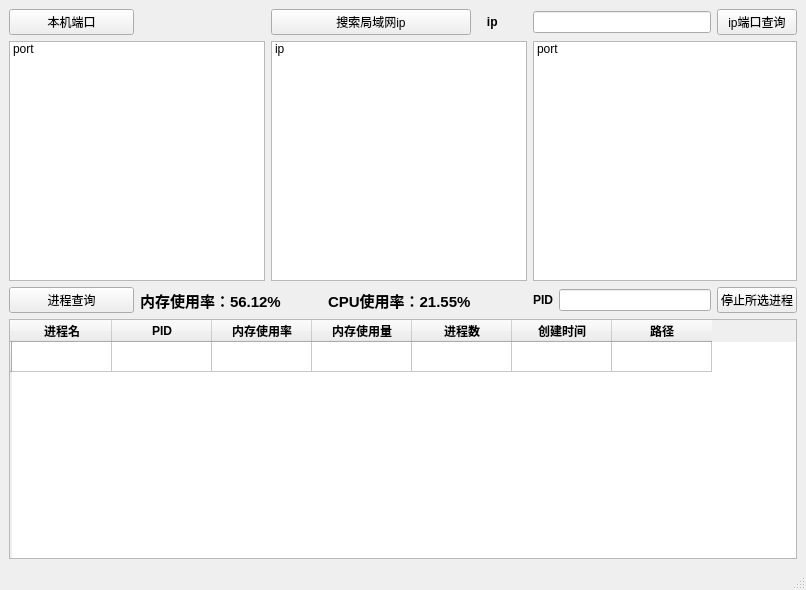
<?xml version="1.0" encoding="UTF-8"?>
<ui version="4.0">
 <class>MainWindow</class>
 <widget class="QMainWindow" name="MainWindow">
  <property name="geometry">
   <rect>
    <x>0</x>
    <y>0</y>
    <width>806</width>
    <height>590</height>
   </rect>
  </property>
  <property name="windowTitle">
   <string>MainWindow</string>
  </property>
  <widget class="QWidget" name="centralwidget">
   <layout class="QGridLayout" name="gridLayout">
    <item row="0" column="0">
     <widget class="QPushButton" name="pushButton">
      <property name="text">
       <string>本机端口</string>
      </property>
     </widget>
    </item>
    <item row="0" column="2" colspan="2">
     <widget class="QPushButton" name="pushButton_2">
      <property name="text">
       <string>搜索局域网ip</string>
      </property>
     </widget>
    </item>
    <item row="0" column="4">
     <widget class="QLabel" name="label_2">
      <property name="font">
       <font>
        <weight>75</weight>
        <bold>true</bold>
       </font>
      </property>
      <property name="text">
       <string>   ip</string>
      </property>
     </widget>
    </item>
    <item row="0" column="5" colspan="2">
     <widget class="QLineEdit" name="lineEdit_2"/>
    </item>
    <item row="0" column="7">
     <widget class="QPushButton" name="pushButton_3">
      <property name="text">
       <string>ip端口查询</string>
      </property>
     </widget>
    </item>
    <item row="1" column="0" colspan="2">
     <widget class="QListWidget" name="listWidget">
      <item>
       <property name="text">
        <string>port</string>
       </property>
      </item>
     </widget>
    </item>
    <item row="1" column="2" colspan="3">
     <widget class="QListWidget" name="listWidget_2">
      <item>
       <property name="text">
        <string>ip</string>
       </property>
      </item>
     </widget>
    </item>
    <item row="2" column="0">
     <widget class="QPushButton" name="pushButton_4">
      <property name="text">
       <string>进程查询</string>
      </property>
     </widget>
    </item>
    <item row="2" column="1" colspan="2">
     <widget class="QLabel" name="label">
      <property name="font">
       <font>
        <pointsize>11</pointsize>
        <weight>75</weight>
        <bold>true</bold>
       </font>
      </property>
      <property name="text">
       <string>内存使用率：56.12%</string>
      </property>
      <property name="wordWrap">
       <bool>false</bool>
      </property>
     </widget>
    </item>
    <item row="2" column="3">
     <widget class="QLabel" name="label_3">
      <property name="font">
       <font>
        <pointsize>11</pointsize>
        <weight>75</weight>
        <bold>true</bold>
       </font>
      </property>
      <property name="text">
       <string>CPU使用率：21.55%</string>
      </property>
      <property name="wordWrap">
       <bool>false</bool>
      </property>
     </widget>
    </item>
    <item row="2" column="5">
     <widget class="QLabel" name="label_4">
      <property name="font">
       <font>
        <weight>75</weight>
        <bold>true</bold>
       </font>
      </property>
      <property name="text">
       <string>PID</string>
      </property>
     </widget>
    </item>
    <item row="2" column="6">
     <widget class="QLineEdit" name="lineEdit_3"/>
    </item>
    <item row="2" column="7">
     <widget class="QPushButton" name="pushButton_5">
      <property name="text">
       <string>停止所选进程</string>
      </property>
     </widget>
    </item>
    <item row="3" column="0" colspan="8">
     <widget class="QTableWidget" name="tableWidget">
      <property name="enabled">
       <bool>true</bool>
      </property>
      <row>
       <property name="text">
        <string/>
       </property>
      </row>
      <column>
       <property name="text">
        <string>进程名</string>
       </property>
       <property name="font">
        <font>
         <weight>75</weight>
         <bold>true</bold>
        </font>
       </property>
      </column>
      <column>
       <property name="text">
        <string>PID</string>
       </property>
       <property name="font">
        <font>
         <weight>75</weight>
         <bold>true</bold>
        </font>
       </property>
      </column>
      <column>
       <property name="text">
        <string>内存使用率</string>
       </property>
       <property name="font">
        <font>
         <weight>75</weight>
         <bold>true</bold>
        </font>
       </property>
      </column>
      <column>
       <property name="text">
        <string>内存使用量</string>
       </property>
       <property name="font">
        <font>
         <weight>75</weight>
         <bold>true</bold>
        </font>
       </property>
      </column>
      <column>
       <property name="text">
        <string>进程数</string>
       </property>
       <property name="font">
        <font>
         <weight>75</weight>
         <bold>true</bold>
        </font>
       </property>
      </column>
      <column>
       <property name="text">
        <string>创建时间</string>
       </property>
       <property name="font">
        <font>
         <weight>75</weight>
         <bold>true</bold>
        </font>
       </property>
      </column>
      <column>
       <property name="text">
        <string>路径</string>
       </property>
       <property name="font">
        <font>
         <weight>75</weight>
         <bold>true</bold>
        </font>
       </property>
      </column>
     </widget>
    </item>
    <item row="1" column="5" colspan="3">
     <widget class="QListWidget" name="listWidget_3">
      <item>
       <property name="text">
        <string>port</string>
       </property>
      </item>
     </widget>
    </item>
   </layout>
  </widget>
  <widget class="QStatusBar" name="statusbar"/>
  <action name="actionsave">
   <property name="text">
    <string>save</string>
   </property>
  </action>
  <action name="actionanother_save">
   <property name="text">
    <string>another save</string>
   </property>
  </action>
 </widget>
 <resources/>
 <connections/>
</ui>
